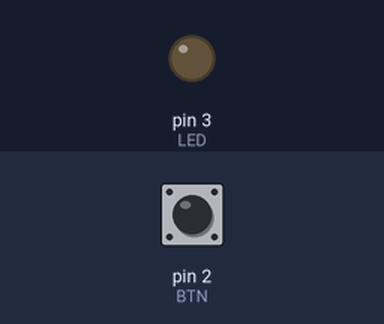
The sketch below on a simulated Arduino Uno, built with avr-gcc and run on an emulated ATmega328P. Shown: output pins drawn as LEDs (lit = HIGH). The inputs (shaded band) are chosen by the test bench; at power-on: pin 2 (BTN) HIGH.

Above: at 1.2 s.
1.3 s: pin 2 (BTN) pulled LOW for 0.15 s
At 1.37 s:
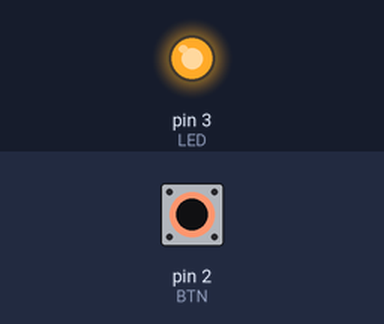
2.9 s: pin 2 (BTN) pulled LOW for 3.2 s
At 7.1 s:
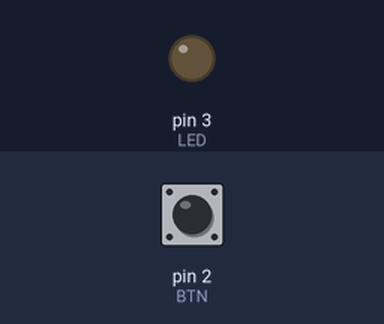
Timing chart, 0 to 8.6 s (numbered marks = the images above; inputs shaded):
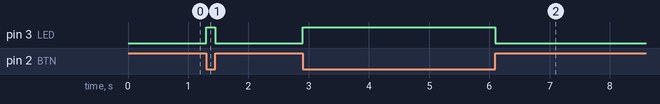

The sketch:

led_btn.ino
```cpp
/*
---------------------------------------------------------------------------------
    Autores: Samuel Henrique
    Atividade: Controle de LED com Botão utilizando Arduino

    Descrição:
    Desenvolvimento de um sistema utilizando Arduino com um LED
    e um botão para controlar seu acionamento.

    Funcionamento:
    O botão utiliza a configuração INPUT_PULLUP, que permite
    utilizar o resistor interno do Arduino.

    Quando o botão é pressionado, o LED acende.
    Quando o botão é solto, o LED apaga.

    O programa verifica continuamente o estado do botão
    por meio da função digitalRead().

---------------------------------------------------------------------------------
*/
#define LED 3
#define BTN 2
void setup()
{
    pinMode(LED, OUTPUT);
    pinMode(BTN, INPUT_PULLUP);
}

void loop()
{
	int estado_btn = digitalRead(BTN);

  if (estado_btn == 0){
    digitalWrite(LED, 1);
  }
  else{
  	digitalWrite(LED, 0);
  }
}
```

Measured:
- after the input at 1.3 s, pin 3 (LED): LOW → HIGH at once, → LOW 0.15 s later
- after the input at 2.9 s, pin 3 (LED): LOW → HIGH at once, → LOW 3.2 s later
